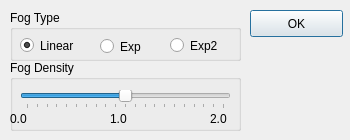
<?xml version="1.0" encoding="UTF-8"?>
<ui version="4.0">
 <class>Fogsettings</class>
 <widget class="QDialog" name="Fogsettings">
  <property name="geometry">
   <rect>
    <x>0</x>
    <y>0</y>
    <width>350</width>
    <height>140</height>
   </rect>
  </property>
  <property name="sizePolicy">
   <sizepolicy hsizetype="Fixed" vsizetype="Fixed">
    <horstretch>0</horstretch>
    <verstretch>0</verstretch>
   </sizepolicy>
  </property>
  <property name="minimumSize">
   <size>
    <width>350</width>
    <height>140</height>
   </size>
  </property>
  <property name="maximumSize">
   <size>
    <width>350</width>
    <height>140</height>
   </size>
  </property>
  <property name="windowTitle">
   <string>Dialog</string>
  </property>
  <widget class="QGroupBox" name="groupBox">
   <property name="geometry">
    <rect>
     <x>10</x>
     <y>10</y>
     <width>231</width>
     <height>51</height>
    </rect>
   </property>
   <property name="title">
    <string>Fog Type</string>
   </property>
   <widget class="QRadioButton" name="radioButtonLinear">
    <property name="geometry">
     <rect>
      <x>10</x>
      <y>20</y>
      <width>109</width>
      <height>31</height>
     </rect>
    </property>
    <property name="text">
     <string>Linear</string>
    </property>
    <property name="checked">
     <bool>true</bool>
    </property>
   </widget>
   <widget class="QRadioButton" name="radioButtonExp">
    <property name="geometry">
     <rect>
      <x>90</x>
      <y>26</y>
      <width>71</width>
      <height>21</height>
     </rect>
    </property>
    <property name="text">
     <string>Exp</string>
    </property>
   </widget>
   <widget class="QRadioButton" name="radioButtonExp2">
    <property name="geometry">
     <rect>
      <x>160</x>
      <y>25</y>
      <width>71</width>
      <height>21</height>
     </rect>
    </property>
    <property name="text">
     <string>Exp2</string>
    </property>
   </widget>
  </widget>
  <widget class="QGroupBox" name="groupBox_2">
   <property name="geometry">
    <rect>
     <x>10</x>
     <y>60</y>
     <width>231</width>
     <height>71</height>
    </rect>
   </property>
   <property name="autoFillBackground">
    <bool>false</bool>
   </property>
   <property name="title">
    <string>Fog Density</string>
   </property>
   <property name="flat">
    <bool>true</bool>
   </property>
   <widget class="QSlider" name="sliderDensity">
    <property name="geometry">
     <rect>
      <x>10</x>
      <y>30</y>
      <width>211</width>
      <height>19</height>
     </rect>
    </property>
    <property name="maximum">
     <number>2000</number>
    </property>
    <property name="value">
     <number>1000</number>
    </property>
    <property name="orientation">
     <enum>Qt::Horizontal</enum>
    </property>
    <property name="invertedAppearance">
     <bool>false</bool>
    </property>
    <property name="tickPosition">
     <enum>QSlider::TicksBelow</enum>
    </property>
    <property name="tickInterval">
     <number>100</number>
    </property>
   </widget>
   <widget class="QLabel" name="label_2">
    <property name="geometry">
     <rect>
      <x>100</x>
      <y>50</y>
      <width>21</width>
      <height>17</height>
     </rect>
    </property>
    <property name="text">
     <string>1.0</string>
    </property>
   </widget>
   <widget class="QLabel" name="label_3">
    <property name="geometry">
     <rect>
      <x>200</x>
      <y>50</y>
      <width>21</width>
      <height>17</height>
     </rect>
    </property>
    <property name="text">
     <string>2.0</string>
    </property>
   </widget>
   <widget class="QLabel" name="label">
    <property name="geometry">
     <rect>
      <x>0</x>
      <y>50</y>
      <width>21</width>
      <height>17</height>
     </rect>
    </property>
    <property name="text">
     <string>0.0</string>
    </property>
   </widget>
  </widget>
  <widget class="QPushButton" name="pushButtonOK">
   <property name="geometry">
    <rect>
     <x>250</x>
     <y>10</y>
     <width>93</width>
     <height>27</height>
    </rect>
   </property>
   <property name="text">
    <string>OK</string>
   </property>
  </widget>
 </widget>
 <resources/>
 <connections>
  <connection>
   <sender>pushButtonOK</sender>
   <signal>clicked()</signal>
   <receiver>Fogsettings</receiver>
   <slot>accept()</slot>
   <hints>
    <hint type="sourcelabel">
     <x>336</x>
     <y>33</y>
    </hint>
    <hint type="destinationlabel">
     <x>199</x>
     <y>77</y>
    </hint>
   </hints>
  </connection>
 </connections>
</ui>
